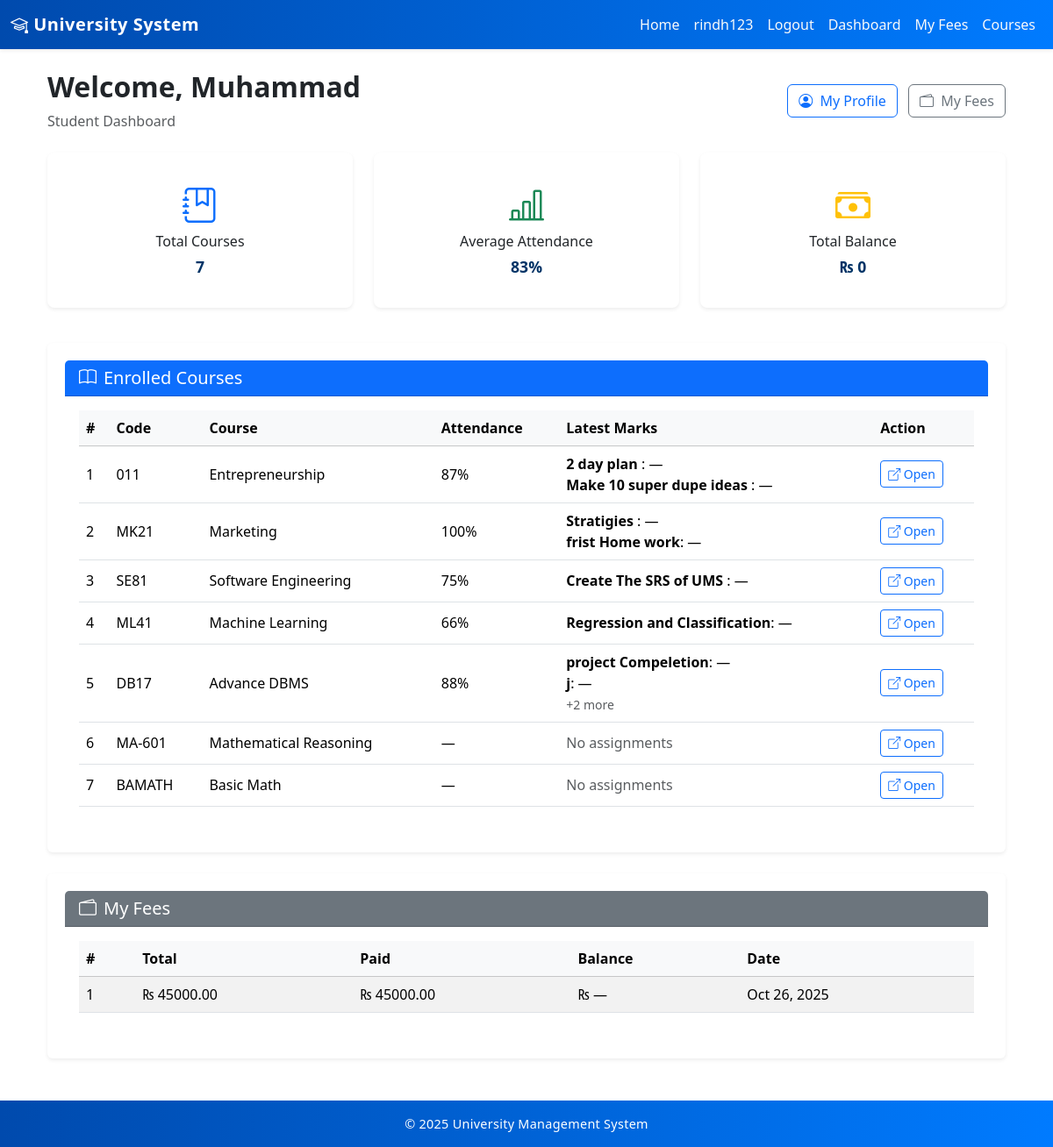
The page /dashboard/student/ (signed in) on the database its author committed.
### core/models.py (models this page shows, shortened)
class Student(models.Model):
    user = models.OneToOneField(
        settings.AUTH_USER_MODEL,
        null=True,
        blank=True,
        on_delete=models.SET_NULL,
        related_name='student_profile'
    )
    student_id = models.CharField(max_length=20, unique=True, blank=True, null=True)
    first_name = models.CharField(max_length=50)
    last_name  = models.CharField(max_length=50)
    email      = models.EmailField(unique=True)
    phone      = models.CharField(max_length=15, blank=True)
    date_of_birth = models.DateField(null=True, blank=True)
    address = models.TextField(blank=True)
    enrollment_date = models.DateField(default=timezone.now)
    department = models.ForeignKey(Department, on_delete=models.SET_NULL, null=True, related_name="students")
    profile_image = models.ImageField(upload_to='profiles/', null=True, blank=True)
    ACADEMIC_BACKGROUND_CHOICES = [
        ('FSc Pre-Medical', 'FSc Pre-Medical'),
        ('FSc Pre-Engineering', 'FSc Pre-Engineering'),
        ('ICS', 'ICS'),
        ('ICom', 'ICom'),
        ('FA', 'FA'),
        ('BA', 'BA'),
        ('BSc', 'BSc'),
        ('Other', 'Other'),
    ]
    academic_background = models.CharField(max_length=50, choices=ACADEMIC_BACKGROUND_CHOICES, null=True, blank=True)
    guardian_name = models.CharField(max_length=100, blank=True, null=True)
    guardian_contact = models.CharField(max_length=20, blank=True, null=True)
    semester = models.PositiveIntegerField(default=1)
    cgpa = models.DecimalField(max_digits=4, decimal_places=2, null=True, blank=True)

class Course(models.Model):
    name = models.CharField(max_length=100)
    code = models.CharField(max_length=20, unique=True)
    description = models.TextField(blank=True, null=True)
    credits = models.PositiveIntegerField()
    department = models.ForeignKey(Department, on_delete=models.CASCADE, related_name="courses")
    teacher = models.ForeignKey(Teacher, on_delete=models.SET_NULL, null=True, blank=True, related_name="courses")

class Assignment(models.Model):
    course = models.ForeignKey(Course, on_delete=models.CASCADE)
    title = models.CharField(max_length=200)
    description = models.TextField(blank=True, null=True)
    due_date = models.DateField(null=True, blank=True)
    total_marks = models.DecimalField(max_digits=5, decimal_places=2, default=10)  # add this
    created_at = models.DateTimeField(auto_now_add=True)

### fees/models.py (models this page shows, shortened)
class Fee(models.Model):
    student = models.ForeignKey(Student, on_delete=models.CASCADE, related_name="fees")
    total_amount = models.DecimalField(max_digits=10, decimal_places=2)
    amount_paid = models.DecimalField(max_digits=10, decimal_places=2, default=0)
    balance = models.DecimalField(max_digits=10, decimal_places=2, editable=False)
    due_date = models.DateField(null=True, blank=True)

### core/views.py (the view, shortened to what this page needs)
# urls.py: path('dashboard/student/', views.student_dashboard, name='student_dashboard'),
@login_required
@role_required(['student'])
def student_dashboard(request):
    student = getattr(request.user, 'student_profile', None) or \
              Student.objects.filter(email__iexact=request.user.email).first()
    courses = Course.objects.filter(enrollments__student=student).distinct()
    courses_info, attendance_percents = [], []
    for c in courses:
        assignments = Assignment.objects.filter(course=c).order_by('-created_at')
        assignments_with_marks = []
        for a in assignments:
            mark_obj = Mark.objects.filter(assignment=a, student=student).first()
            assignments_with_marks.append({
                'assignment': a,
                'mark': mark_obj
            })
        total_sessions = Attendance.objects.filter(enrollment__course=c).values('date').distinct().count()
        present_count = Attendance.objects.filter(
            enrollment__course=c, enrollment__student=student, present=True
        ).count()
        percent = int((present_count / total_sessions) * 100) if total_sessions > 0 else None
        if percent:
            attendance_percents.append(percent)
        courses_info.append({
            'course': c,
            'assignments_with_marks': assignments_with_marks,
            'attendance': {
                'total_sessions': total_sessions,
                'present': present_count,
                'percent': percent
            }
        })
    fees = Fee.objects.filter(student=student).order_by('-id')
    total_balance = sum((f.balance or 0) for f in fees)
    total_courses = courses.count()
    avg_attendance = int(sum(attendance_percents) / len(attendance_percents)) if attendance_percents else None
    return render(request, 'core/dashboards/student.html', {
        'student': student,
        'courses_info': courses_info,
        'fees': fees,
        'total_balance': total_balance,
        'total_courses': total_courses,
        'avg_attendance': avg_attendance,
    })

### templates/core/dashboards/student.html (shortened to what this page needs)
{% extends 'base.html' %}
{% block content %}
<div class="container mt-4">
  <div class="d-flex justify-content-between align-items-center mb-4">
    <div>
      <h2 class="fw-bold">
        Welcome, {{ student.first_name|default:request.user.get_full_name|default:request.user.username }}
      </h2>
      <p class="text-muted mb-0">Student Dashboard</p>
    </div>
    <div>
      <a class="btn btn-outline-primary me-2" href="{% url 'profile' %}">
        <i class="bi bi-person-circle me-1"></i> My Profile
      </a>
      <a class="btn btn-outline-secondary" href="{% url 'my_fee' %}">
        <i class="bi bi-wallet2 me-1"></i> My Fees
      </a>
    </div>
  </div>
  <div class="row mb-4 text-center">
    <div class="col-md-4 mb-3">
      <div class="card shadow-sm border-0 rounded-3 h-100">
        <div class="card-body">
          <i class="bi bi-journal-bookmark display-6 text-primary"></i>
          <h6 class="mt-2">Total Courses</h6>
          <h3 class="fw-bold mb-0">{{ total_courses|default:"0" }}</h3>
        </div>
      </div>
    </div>
    <div class="col-md-4 mb-3">
      <div class="card shadow-sm border-0 rounded-3 h-100">
        <div class="card-body">
          <i class="bi bi-bar-chart-line display-6 text-success"></i>
          <h6 class="mt-2">Average Attendance</h6>
          <h3 class="fw-bold mb-0">
            {{ avg_attendance|default:"0" }}{% if avg_attendance %}%{% endif %}
          </h3>
        </div>
      </div>
    </div>
    <div class="col-md-4 mb-3">
      <div class="card shadow-sm border-0 rounded-3 h-100">
        <div class="card-body">
          <i class="bi bi-cash-stack display-6 text-warning"></i>
          <h6 class="mt-2">Total Balance</h6>
          <h3 class="fw-bold mb-0">₨ {{ total_balance|default:"0" }}</h3>
        </div>
      </div>
    </div>
  </div>
  <div class="card mb-4 shadow-sm border-0">
    <div class="card-header bg-primary text-white">
      <h5 class="mb-0"><i class="bi bi-book me-2"></i>Enrolled Courses</h5>
    </div>
    <div class="card-body">
      {% if courses_info %}
        <div class="table-responsive">
          <table class="table table-hover align-middle">
            <thead class="table-light">
              <tr>
                <th>#</th>
                <th>Code</th>
                <th>Course</th>
                <th>Attendance</th>
                <th>Latest Marks</th>
                <th>Action</th>
              </tr>
            </thead>
            <tbody>
              {% for ci in courses_info %}
              <tr>
                <td>{{ forloop.counter }}</td>
                <td>{{ ci.course.code }}</td>
                <td>{{ ci.course.name }}</td>
                <td>{{ ci.attendance.percent|default:"—" }}{% if ci.attendance.percent %}%{% endif %}</td>
                <td>
                  {% if ci.assignments_with_marks %}
                    {% for row in ci.assignments_with_marks|slice:":2" %}
                      <div>
                        <strong>{{ row.assignment.title }}</strong>:
                        {{ row.mark.marks|default:"—" }}
                      </div>
                    {% endfor %}
                    {% if ci.assignments_with_marks|length > 2 %}
                      <small class="text-muted">+{{ ci.assignments_with_marks|length|add:-2 }} more</small>
                    {% endif %}
                  {% else %}
                    <span class="text-muted">No assignments</span>
                  {% endif %}
                </td>
                <td>
                  <a class="btn btn-sm btn-outline-primary" href="{% url 'student_course_detail' ci.course.id %}">
                    <i class="bi bi-box-arrow-up-right"></i> Open
                  </a>
                </td>
              </tr>
              {% endfor %}
            </tbody>
          </table>
        </div>
      {% else %}
        <div class="alert alert-info">You are not enrolled in any courses yet.</div>
      {% endif %}
    </div>
  </div>
  <div class="card shadow-sm border-0">
    <div class="card-header bg-secondary text-white">
      <h5 class="mb-0"><i class="bi bi-wallet2 me-2"></i>My Fees</h5>
    </div>
    <div class="card-body">
      {% if fees %}
        <div class="table-responsive">
          <table class="table table-striped align-middle">
            <thead class="table-light">
              <tr>
                <th>#</th>
                <th>Total</th>
                <th>Paid</th>
                <th>Balance</th>
                <th>Date</th>
              </tr>
            </thead>
            <tbody>
              {% for fee in fees|slice:":3" %}
              <tr>
                <td>{{ forloop.counter }}</td>
                <td>₨ {{ fee.total_amount|default:"—" }}</td>
                <td>₨ {{ fee.amount_paid|default:"—" }}</td>
                <td>₨ {{ fee.balance|default:"—" }}</td>
                <td>{{ fee.due_date|date:"M d, Y"|default:"—" }}</td>
              </tr>
              {% endfor %}
            </tbody>
          </table>
        </div>
      {% else %}
        <div class="alert alert-info">No fee records found.</div>
      {% endif %}
    </div>
  </div>
</div>
{% endblock %}

### templates/base.html (shortened to what this page needs)
{% load static %}
<!DOCTYPE html>
<html lang="en">
<head>
  <link rel="stylesheet" href="{% static 'css/style.css' %}">
  <link rel="stylesheet" href="{% static 'css/admin.css' %}">
  <link href="https://cdn.jsdelivr.net/npm/bootstrap@5.3.3/dist/css/bootstrap.min.css" rel="stylesheet">
  <link href="https://cdn.jsdelivr.net/npm/bootstrap-icons@1.11.3/font/bootstrap-icons.css" rel="stylesheet">
</head>
<body>
  <nav class="navbar navbar-expand-lg navbar-dark shadow-sm">
    <div class="container-fluid">
      <a class="navbar-brand fw-bold" href="{% url 'home' %}">
        <i class="bi bi-mortarboard"></i> University System
      </a>
      <div class="collapse navbar-collapse" id="navbarNav">
        <ul class="navbar-nav ms-auto">
          <li class="nav-item">
            <a class="nav-link" href="{% url 'home' %}">Home</a>
          </li>
          {% if user.is_authenticated %}
            <li class="nav-item">
              <a class="nav-link" href="{% url 'profile' %}">
                {{ user.username }}
              </a>
            </li>
            <li class="nav-item">
              <form method="post" action="{% url 'logout' %}" class="d-inline">
                <button type="submit" class="nav-link btn btn-link text-decoration-none" style="color:inherit;">
                  Logout
                </button>
              </form>
            </li>
            {% if user.profile.role|lower == 'admin' %}
              <li class="nav-item"><a class="nav-link" href="{% url 'register' %}">Register</a></li>
              <li class="nav-item"><a class="nav-link" href="{% url 'admin_dashboard' %}">Dashboard</a></li>
              <li class="nav-item"><a class="nav-link" href="{% url 'fee_list' %}">Fees</a></li>
              <li class="nav-item"><a class="nav-link" href="{% url 'students_list' %}">Students</a></li>
              <li class="nav-item"><a class="nav-link" href="{% url 'teachers_list' %}">Teachers</a></li>
              <li class="nav-item"><a class="nav-link" href="{% url 'courses_list' %}">Courses</a></li>
              <li class="nav-item"><a class="nav-link" href="{% url 'department_list' %}">Departments</a></li>
              <li class="nav-item"><a class="nav-link" href="{% url 'enrollments_list' %}">Enrollments</a></li>
            {% elif user.profile.role|lower == 'teacher' %}
              <li class="nav-item"><a class="nav-link" href="{% url 'teacher_dashboard' %}">Dashboard</a></li>
              <li class="nav-item"><a class="nav-link" href="{% url 'students_list' %}">Students</a></li>
              <li class="nav-item"><a class="nav-link" href="{% url 'courses_list' %}">Courses</a></li>
            {% elif user.profile.role|lower == 'student' %}
              <li class="nav-item"><a class="nav-link" href="{% url 'student_dashboard' %}">Dashboard</a></li>
              <li class="nav-item"><a class="nav-link" href="{% url 'my_fee' %}">My Fees</a></li>
              <li class="nav-item"><a class="nav-link" href="{% url 'courses_list' %}">Courses</a></li>
            {% endif %}
          {% else %}
            <li class="nav-item"><a class="nav-link" href="{% url 'login' %}">Login</a></li>
            <li class="nav-item"><a class="nav-link" href="{% url 'students_list' %}">Students</a></li>
            <li class="nav-item"><a class="nav-link" href="{% url 'courses_list' %}">Courses</a></li>
          {% endif %}
        </ul>
      </div>
    </div>
  </nav>
  <div class="container mt-4">
    {% block content %}{% endblock %}
  </div>
  <footer class="text-center py-3 mt-5">
    <p>&copy; 2025 University Management System
    </p>
  </footer>
</body>
</html>

### static/css/style.css (style rules this page uses)
body { font-family: 'Poppins', sans-serif; background-color: #f4f6f9; color: #333; margin: 0; padding: 0; overflow-x: hidden; }
h1, h2, h3, h4, h5 { font-weight: 600; color: #003366; }
a { text-decoration: none; transition: 0.3s ease; }
.card { background: #fff; border-radius: 10px; padding: 20px; box-shadow: 0 1px 8px rgba(0, 0, 0, 0.08); transition: transform 0.3s; }
.card h3 { font-size: 1.1rem; color: #003366; margin-bottom: 15px; }

### static/css/admin.css (style rules this page uses)
.card { border-radius: 12px; transition: all 0.3s ease-in-out; }
h3 { font-weight: 700; color: #1d3557; }

### templates/base.html (style rules this page uses)
.navbar { background: linear-gradient(90deg, #004aad, #007bff); }
.navbar .navbar-brand { font-weight: 700; letter-spacing: 0.5px; }
.navbar .nav-link { color: #f8f9fa !important; transition: all 0.3s ease-in-out; }
footer { background: linear-gradient(90deg, #004aad, #007bff); color: white; font-size: 0.9rem; }
footer p { margin: 0; letter-spacing: 0.3px; }

### rows shown on the page
Student: first_name "Muhammad"
Course: course.code "011", course.name "Entrepreneurship", attendance.percent "87"
Assignment: assignment "2 day plan", mark.marks "—"
Assignment: assignment "Make 10 super dupe ideas", mark.marks "—"
Course: course.code "MK21", course.name "Marketing", attendance.percent "100"
Assignment: assignment "Stratigies", mark.marks "—"
Assignment: assignment "frist Home work", mark.marks "—"
Course: course.code "SE81", course.name "Software Engineering", attendance.percent "75"
Assignment: assignment "Create The SRS of UMS", mark.marks "—"
Course: course.code "ML41", course.name "Machine Learning", attendance.percent "66"
Assignment: assignment "Regression and Classification", mark.marks "—"
Course: course.code "DB17", course.name "Advance DBMS", attendance.percent "88", assignments_with_marks|length "2"
Assignment: assignment "project Compeletion", mark.marks "—"
Assignment: assignment "j", mark.marks "—"
Course: course.code "MA-601", course.name "Mathematical Reasoning", attendance.percent "—", shows "No assignments"
Course: course.code "BAMATH", course.name "Basic Math", attendance.percent "—", shows "No assignments"
Fee: total_amount "45000.00", amount_paid "45000.00", balance "—", due_date "Oct 26, 2025"

### other values the page prints
{{ user.username }} "rindh123"
{{ total_courses|default:"0" }} "7"
{{ avg_attendance|default:"0" }} "83"
{{ total_balance|default:"0" }} "0"
